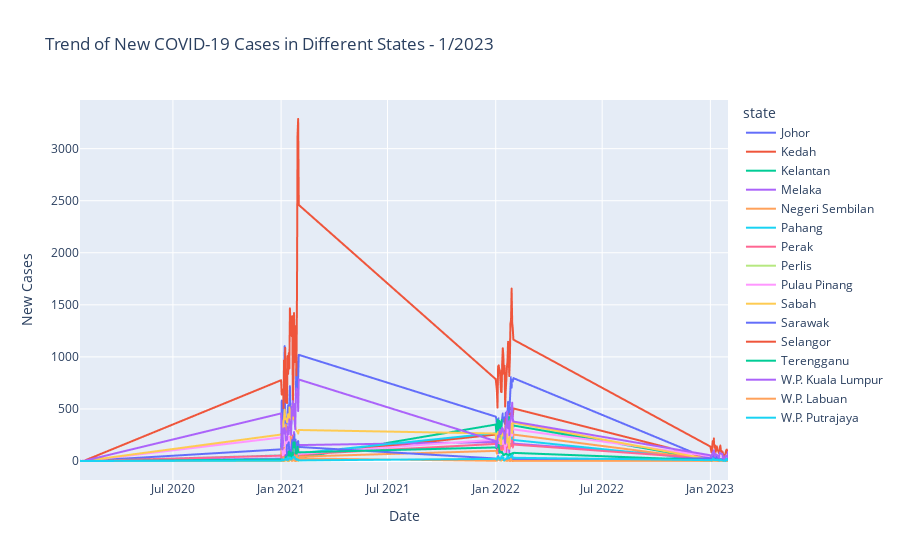

Notebook cell for this chart:
### Code cell
#find month
import pandas as pd
import plotly.express as px

csvFile = 'casesstate.csv'
df = pd.read_csv(csvFile)
df['date'] = pd.to_datetime(df['date'])
month = int(input('input number 1 to 12'))
selected_month = month

df_selected_month = df[df['date'].dt.month == selected_month]

fig = px.line(df_selected_month, x='date', y='cases_new', color='state',
              title=f'Trend of New COVID-19 Cases in Different States - {selected_month}/2023')
fig.update_layout(xaxis_title='Date', yaxis_title='New Cases')
fig.show()
